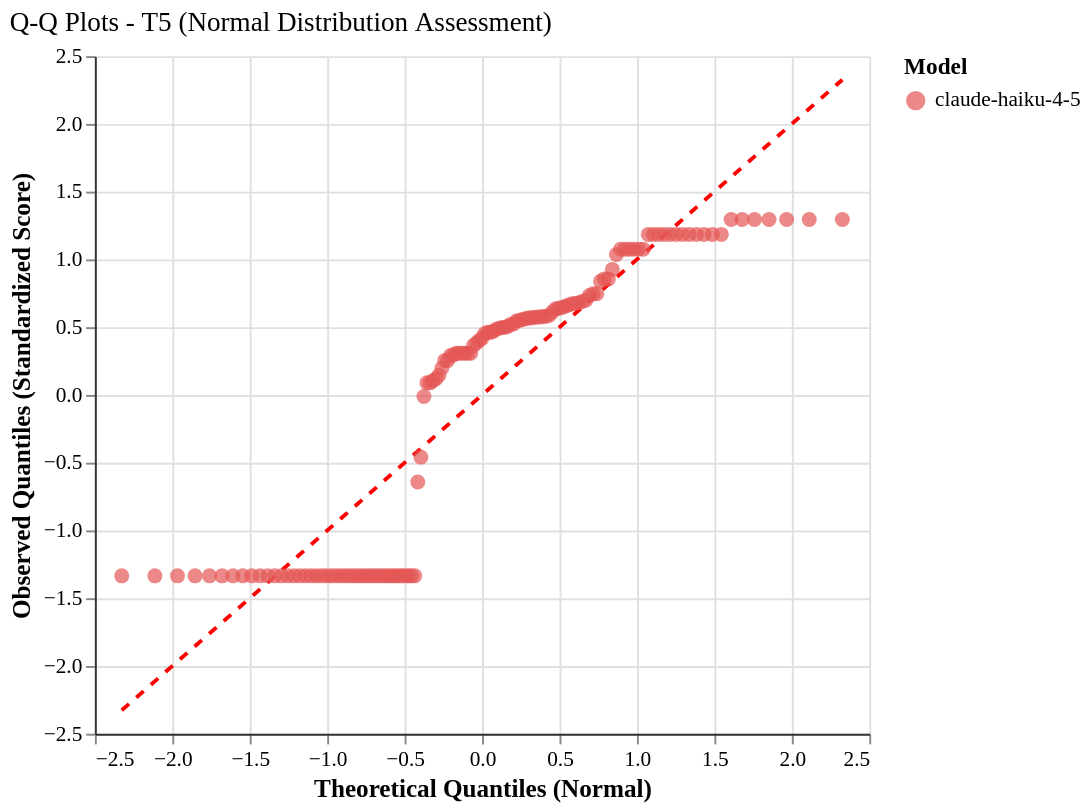

Vega-Lite specification stored for this chart:
### Vega-Lite specification from a JSON file in a GitHub repository (floating-point values rounded to 4 significant figures; data arrays with more than 128 entries replaced by an {"elided": "..."} marker saying what was removed)
{"config": {"font": "serif", "axis": {"labelFontSize": 11, "titleFontSize": 13, "gridColor": "#e0e0e0", "domainColor": "#333333"}, "legend": {"labelFontSize": 11, "titleFontSize": 12}, "title": {"fontSize": 14, "anchor": "start", "fontWeight": "normal"}, "view": {"stroke": null, "continuousWidth": 400, "continuousHeight": 300, "strokeWidth": 0}, "mark": {"tooltip": true}}, "layer": [{"data": {"name": "data-8d5cec4a547837c7231cc67074c9ed0f"}, "mark": {"type": "line", "color": "red", "strokeDash": [5, 5], "strokeWidth": 2}, "encoding": {"x": {"field": "theoretical_quantile", "type": "quantitative"}, "y": {"field": "observed_quantile", "type": "quantitative"}}}, {"data": {"name": "data-fdeb1eb1a8e90a03a3491ae26140e3f6"}, "mark": {"type": "circle", "opacity": 0.7, "size": 60}, "encoding": {"color": {"field": "agent_model", "scale": {"domain": ["claude-haiku-4-5"], "range": ["#E45756"]}, "title": "Model", "type": "nominal"}, "tooltip": [{"field": "agent_model", "title": "Model", "type": "nominal"}, {"field": "tier", "title": "Tier", "type": "ordinal"}, {"field": "theoretical_quantile", "format": ".2f", "title": "Theoretical Q", "type": "quantitative"}, {"field": "observed_quantile", "format": ".2f", "title": "Observed Q", "type": "quantitative"}, {"field": "original_score", "format": ".3f", "title": "Original Score", "type": "quantitative"}], "x": {"field": "theoretical_quantile", "scale": {"zero": false}, "title": "Theoretical Quantiles (Normal)", "type": "quantitative"}, "y": {"field": "observed_quantile", "scale": {"zero": false}, "title": "Observed Quantiles (Standardized Score)", "type": "quantitative"}}}], "height": 350, "title": "Q-Q Plots - T5 (Normal Distribution Assessment)", "width": 400, "$schema": "https://vega.github.io/schema/vega-lite/v6.1.0.json", "datasets": {"data-8d5cec4a547837c7231cc67074c9ed0f": [{"theoretical_quantile": -2.326, "observed_quantile": -2.326}, {"theoretical_quantile": 2.326, "observed_quantile": 2.326}], "data-fdeb1eb1a8e90a03a3491ae26140e3f6": {"elided": "135 records"}}}
